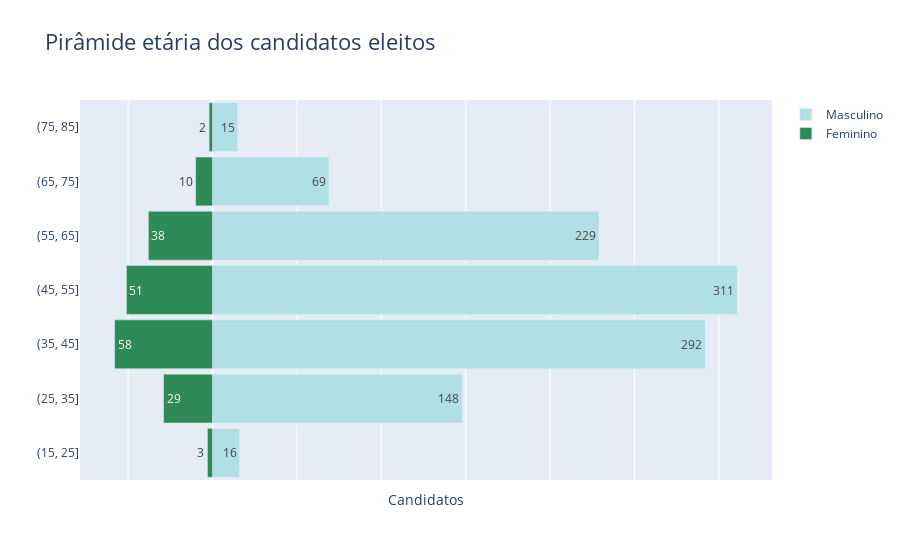

The notebook cell saved with this chart:
### Code cell
import plotly.graph_objects as gp



fig = gp.Figure()
y_age = dfBins.index.astype('str')
x_M = dfBins['DS_GENERO_MASCULINO']
x_F = (dfBins['DS_GENERO_FEMININO']) * -1
# Adding Male data to the figure
fig.add_trace(gp.Bar(y= y_age, x = x_M, 
                     name = 'Masculino',
                     text=x_M.astype('float'), 
                     orientation = 'h',
                     marker=dict(color='powderblue')))
  
# Adding Female data to the figure
fig.add_trace(gp.Bar(y = y_age, x = x_F,
                     name = 'Feminino', 
                     text=(-1)*x_F.astype('float'),
                     orientation = 'h',
                     marker=dict(color='seagreen')))
  
# Updating the layout for our graph
fig.update_layout(title = 'Pirâmide etária dos candidatos eleitos',
                 title_font_size = 22, barmode = 'relative',
                 bargap=0.1,
                 #text=(-1)*women_bins.astype('float'),
                 bargroupgap = 0,
                 xaxis = dict(showticklabels=False,
                            
                                
                              title = 'Candidatos',
                              title_font_size = 14)
                 )
  
fig.show()

### Figure 1 — Plotly figure (JSON) as saved in the notebook; plotly's stock layout.template omitted (floating-point values rounded to 4 significant figures)
{"data": [{"marker": {"color": "powderblue"}, "name": "Masculino", "orientation": "h", "text": [16, 148, 292, 311, 229, 69, 15], "type": "bar", "x": [16, 148, 292, 311, 229, 69, 15], "y": ["(15, 25]", "(25, 35]", "(35, 45]", "(45, 55]", "(55, 65]", "(65, 75]", "(75, 85]"]}, {"marker": {"color": "seagreen"}, "name": "Feminino", "orientation": "h", "text": [3, 29, 58, 51, 38, 10, 2], "type": "bar", "x": [-3, -29, -58, -51, -38, -10, -2], "y": ["(15, 25]", "(25, 35]", "(35, 45]", "(45, 55]", "(55, 65]", "(65, 75]", "(75, 85]"]}], "layout": {"bargap": 0.1, "bargroupgap": 0, "barmode": "relative", "title": {"font": {"size": 22}, "text": "Pirâmide etária dos candidatos eleitos"}, "xaxis": {"showticklabels": false, "title": {"font": {"size": 14}, "text": "Candidatos"}}}}
